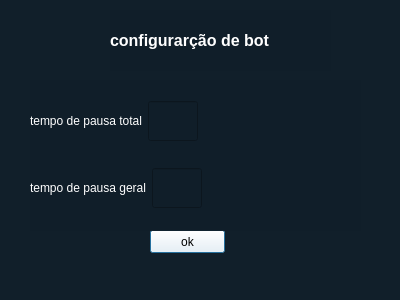
<?xml version="1.0" encoding="UTF-8"?>
<ui version="4.0">
 <class>Dialog</class>
 <widget class="QDialog" name="Dialog">
  <property name="windowModality">
   <enum>Qt::ApplicationModal</enum>
  </property>
  <property name="geometry">
   <rect>
    <x>0</x>
    <y>0</y>
    <width>400</width>
    <height>300</height>
   </rect>
  </property>
  <property name="minimumSize">
   <size>
    <width>400</width>
    <height>300</height>
   </size>
  </property>
  <property name="maximumSize">
   <size>
    <width>400</width>
    <height>300</height>
   </size>
  </property>
  <property name="windowTitle">
   <string>Dialog</string>
  </property>
  <property name="styleSheet">
   <string notr="true">background-color: rgba(16,30,41,240);</string>
  </property>
  <widget class="QPushButton" name="pushButton_confirmar">
   <property name="geometry">
    <rect>
     <x>150</x>
     <y>230</y>
     <width>75</width>
     <height>23</height>
    </rect>
   </property>
   <property name="styleSheet">
    <string notr="true">background-color: rgb(255, 255, 255);</string>
   </property>
   <property name="text">
    <string>ok</string>
   </property>
  </widget>
  <widget class="QWidget" name="verticalLayoutWidget">
   <property name="geometry">
    <rect>
     <x>30</x>
     <y>80</y>
     <width>331</width>
     <height>151</height>
    </rect>
   </property>
   <layout class="QVBoxLayout" name="verticalLayout">
    <item>
     <layout class="QHBoxLayout" name="horizontalLayout">
      <item>
       <widget class="QLabel" name="label">
        <property name="styleSheet">
         <string notr="true">color: rgb(255, 255, 255);</string>
        </property>
        <property name="text">
         <string>tempo de pausa total</string>
        </property>
       </widget>
      </item>
      <item>
       <widget class="QLineEdit" name="lineEdit">
        <property name="minimumSize">
         <size>
          <width>0</width>
          <height>40</height>
         </size>
        </property>
        <property name="maximumSize">
         <size>
          <width>50</width>
          <height>16777215</height>
         </size>
        </property>
        <property name="font">
         <font>
          <pointsize>14</pointsize>
         </font>
        </property>
        <property name="styleSheet">
         <string notr="true">color: rgb(255, 255, 255);</string>
        </property>
        <property name="maxLength">
         <number>5</number>
        </property>
       </widget>
      </item>
      <item>
       <spacer name="horizontalSpacer">
        <property name="orientation">
         <enum>Qt::Horizontal</enum>
        </property>
        <property name="sizeHint" stdset="0">
         <size>
          <width>40</width>
          <height>20</height>
         </size>
        </property>
       </spacer>
      </item>
     </layout>
    </item>
    <item>
     <layout class="QHBoxLayout" name="horizontalLayout_2">
      <item>
       <widget class="QLabel" name="label_2">
        <property name="styleSheet">
         <string notr="true">color: rgb(255, 255, 255);</string>
        </property>
        <property name="text">
         <string>tempo de pausa geral</string>
        </property>
       </widget>
      </item>
      <item>
       <widget class="QLineEdit" name="lineEdit_2">
        <property name="minimumSize">
         <size>
          <width>0</width>
          <height>40</height>
         </size>
        </property>
        <property name="maximumSize">
         <size>
          <width>50</width>
          <height>16777215</height>
         </size>
        </property>
        <property name="font">
         <font>
          <pointsize>14</pointsize>
         </font>
        </property>
        <property name="styleSheet">
         <string notr="true">color: rgb(255, 255, 255);</string>
        </property>
        <property name="maxLength">
         <number>5</number>
        </property>
       </widget>
      </item>
      <item>
       <spacer name="horizontalSpacer_2">
        <property name="orientation">
         <enum>Qt::Horizontal</enum>
        </property>
        <property name="sizeHint" stdset="0">
         <size>
          <width>40</width>
          <height>20</height>
         </size>
        </property>
       </spacer>
      </item>
     </layout>
    </item>
   </layout>
  </widget>
  <widget class="QLabel" name="label_3">
   <property name="geometry">
    <rect>
     <x>110</x>
     <y>10</y>
     <width>221</width>
     <height>61</height>
    </rect>
   </property>
   <property name="font">
    <font>
     <pointsize>12</pointsize>
     <weight>75</weight>
     <bold>true</bold>
    </font>
   </property>
   <property name="styleSheet">
    <string notr="true">color: rgb(255, 255, 255);</string>
   </property>
   <property name="text">
    <string>configurarção de bot</string>
   </property>
  </widget>
 </widget>
 <resources/>
 <connections/>
</ui>
